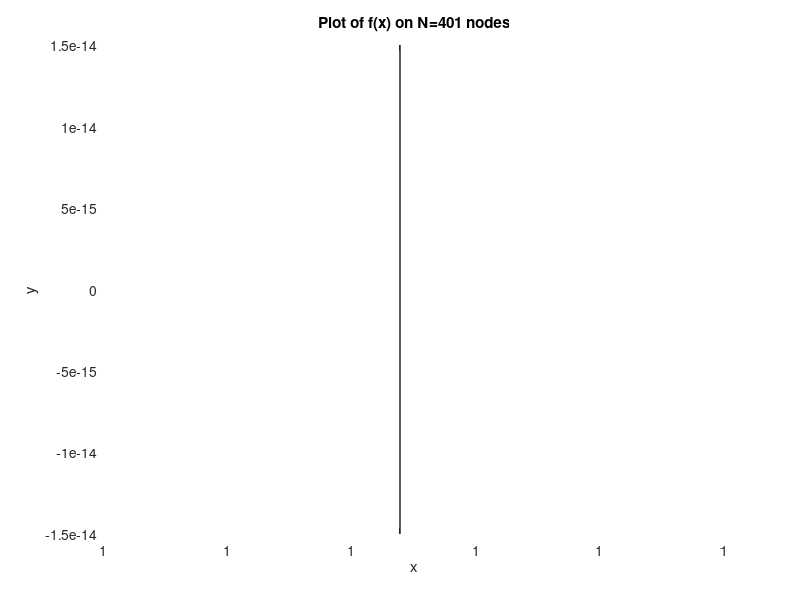

The MATLAB script that drew this image:
%%%%%%%%%%%%%%%%%%%%%%%%%%%%%%%%%%%%%%%%%%%%%%%%%%%%%%%%%%%%%%%%%%%%%%%%%%%%%%%%%%
%            %%%%%%%%%%%%%%%%%%%%%%%%%%%%%%%%%%%%%%%%%%%%%%%%%%%%%%%%%%          
%            
%                            SOLUTION 1st Homework Assignment              
%                            
%                                        in 
%
%                      Numerical Methods for  Scientific Computing
%
%
%
%            %%%%%%%%%%%%%%%%%%%%%%%%%%%%%%%%%%%%%%%%%%%%%%%%%%%%%%%%%%
%%%%%%%%%%%%%%%%%%%%%%%%%%%%%%%%%%%%%%%%%%%%%%%%%%%%%%%%%%%%%%%%%%%%%%%%%%%%%%%%%%


%% Exercise 1 a)
clear all
close all
clc

% definition of the function
f=inline('x.^7-7*x.^6+21*x.^5-35*x.^4+35*x.^3-21*x.^2+7*x-1','x');

% definition of the space grid
x=linspace(1-2*10^(-8),1+2*10^(-8),401);

% plot of the solution
plot(x,f(x))
xlabel('x')
ylabel('y')
title('Plot of f(x) on N=401 nodes')



